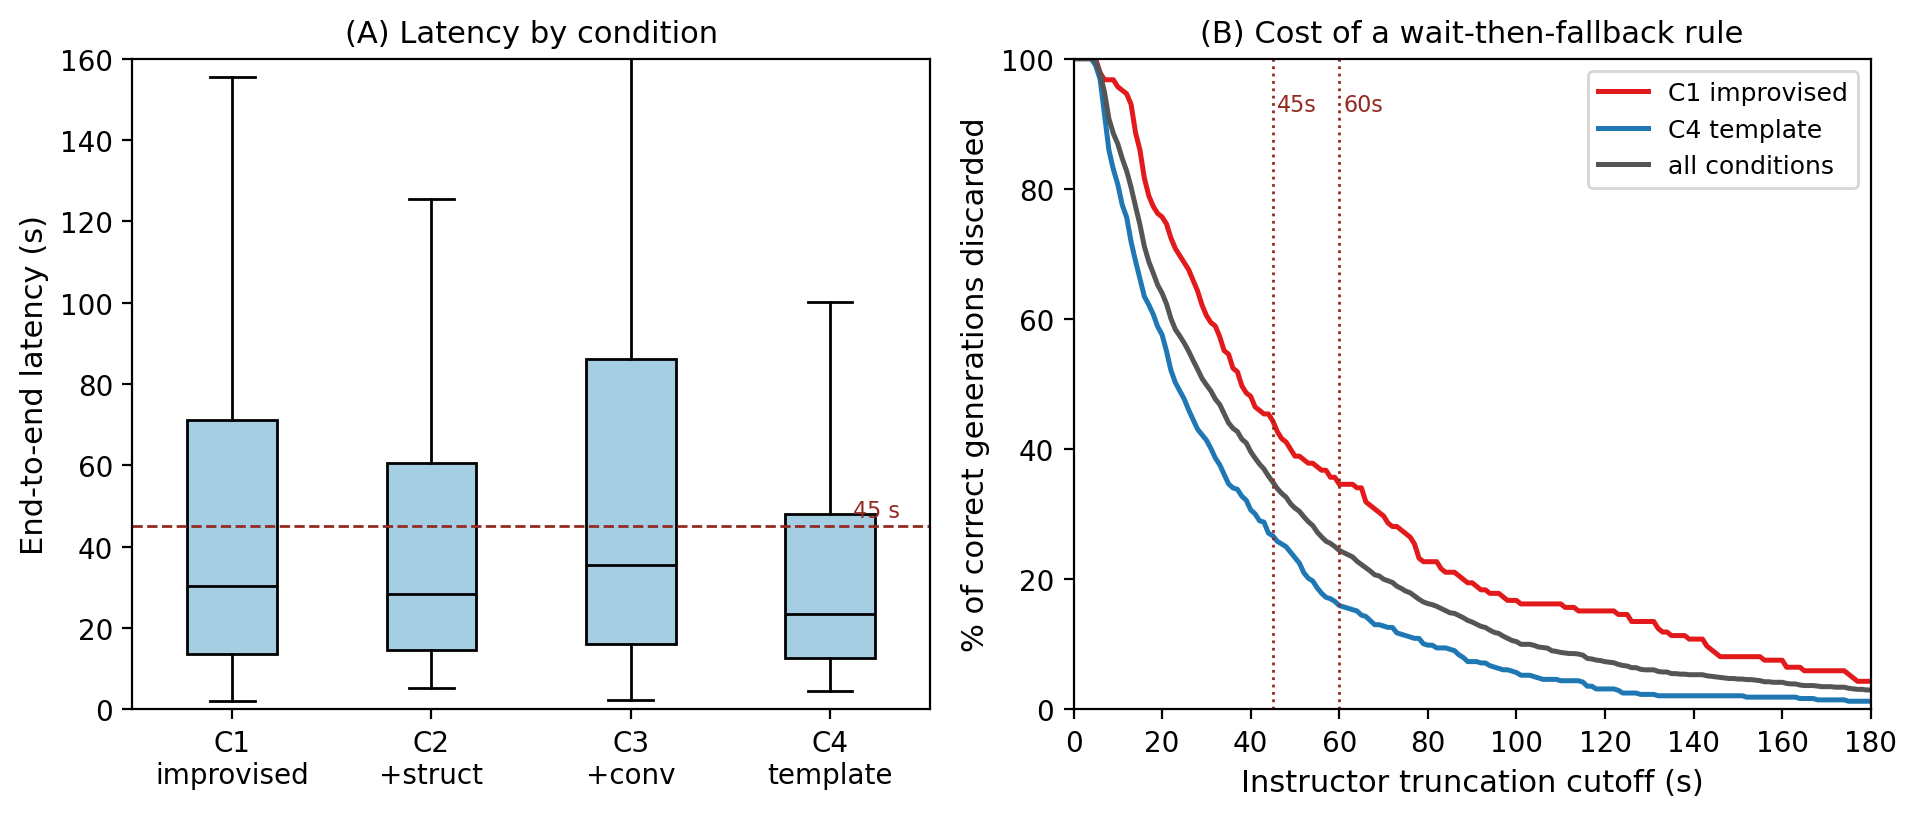

Write the Python code that produced this figure.
"""Fig.4 — latency and the truncation-cost tradeoff.
(A) per-condition distribution of end-to-end latency (median compatible with a
    classroom rhythm, but a long right tail);
(B) fraction of CORRECT generations discarded if an instructor truncates at t
    seconds — the cost is high precisely because slow generations tend to be
    right. Recomputed from runs/results_formal.csv. English labels (fig1-3 style).
"""
from pathlib import Path
import numpy as np, pandas as pd
import matplotlib
matplotlib.use("Agg")
import matplotlib.pyplot as plt

ROOT = Path(__file__).resolve().parents[1]
df = pd.read_csv(ROOT / "runs" / "results_formal.csv")
lat = "latency_total_s"
conds = ["C1", "C2", "C3", "C4"]
labels = {"C1": "C1\nimprovised", "C2": "C2\n+struct", "C3": "C3\n+conv", "C4": "C4\ntemplate"}

fig, (ax1, ax2) = plt.subplots(1, 2, figsize=(9.6, 4.2))

# (A) latency distribution by condition
data = [df[df.condition == c][lat].dropna().values for c in conds]
bp = ax1.boxplot(data, labels=[labels[c] for c in conds], showfliers=False,
                 patch_artist=True, medianprops=dict(color="black"))
for patch in bp["boxes"]:
    patch.set_facecolor("#a6cee3")
ax1.axhline(45, color="#922b21", ls="--", lw=1)
ax1.text(4.35, 46, "45 s", color="#922b21", fontsize=8, va="bottom", ha="right")
ax1.set_ylabel("End-to-end latency (s)", fontsize=11)
ax1.set_title("(A) Latency by condition", fontsize=11)
ax1.set_ylim(0, min(160, np.nanpercentile(df[lat], 97)))

# (B) fraction of CORRECT generations lost vs truncation cutoff
cutoffs = np.arange(0, 181, 1)
for c, col in [("C1", "#e31a1c"), ("C4", "#1f78b4"), ("ALL", "#555555")]:
    sub = df if c == "ALL" else df[df.condition == c]
    corr = sub[sub.correct == 1][lat].dropna().values
    if len(corr) == 0:
        continue
    lost = [np.mean(corr > t) for t in cutoffs]
    ax2.plot(cutoffs, np.array(lost) * 100, color=col, lw=1.8,
             label={"C1": "C1 improvised", "C4": "C4 template", "ALL": "all conditions"}[c])
for t in (45, 60):
    ax2.axvline(t, color="#922b21", ls=":", lw=1)
    ax2.text(t + 1, 92, f"{t}s", color="#922b21", fontsize=8)
ax2.set_xlabel("Instructor truncation cutoff (s)", fontsize=11)
ax2.set_ylabel("% of correct generations discarded", fontsize=11)
ax2.set_title("(B) Cost of a wait-then-fallback rule", fontsize=11)
ax2.set_xlim(0, 180); ax2.set_ylim(0, 100)
ax2.legend(fontsize=9, loc="upper right")

fig.tight_layout()
fig.savefig(ROOT / "figures" / "fig4_latency.pdf", bbox_inches="tight")
fig.savefig(ROOT / "figures" / "fig4_latency.png", dpi=200, bbox_inches="tight")
med = df.groupby("condition")[lat].median()
print("wrote fig4_latency.pdf/.png ; medians:",
      {c: round(float(med[c]), 1) for c in conds})
corrall = df[df.correct == 1][lat].dropna().values
print(f"lost@45s(all correct) = {100*np.mean(corrall>45):.1f}%  lost@60s = {100*np.mean(corrall>60):.1f}%")
